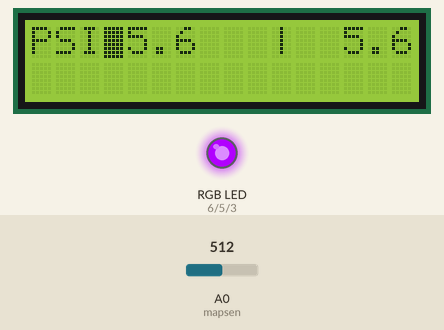
This sketch was run on a simulated Arduino Uno, built with avr-gcc and run on an emulated ATmega328P. Shown: 16×2 character LCD, an RGB LED mixed from three pins (HIGH = lit). The inputs (shaded band) are chosen by the test bench; at power-on: A0 (mapsen) = 512.

Above: at 2.7 s.
2.8 s: A0 (mapsen) set to 920
At 3.5 s:
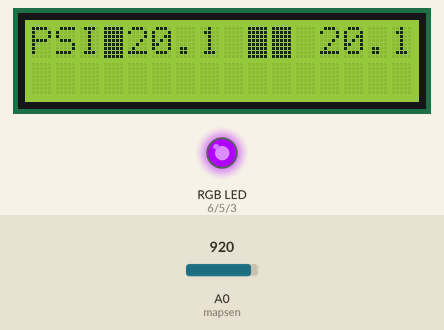
4.3 s: A0 (mapsen) set to 940
At 5.5 s:
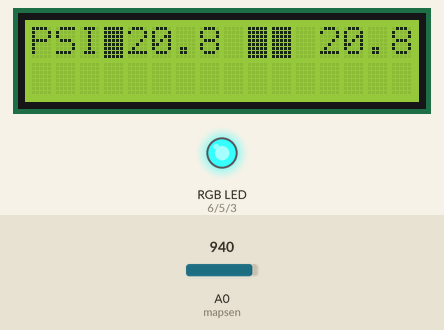
5.8 s: A0 (mapsen) set to 900
At 6.7 s:
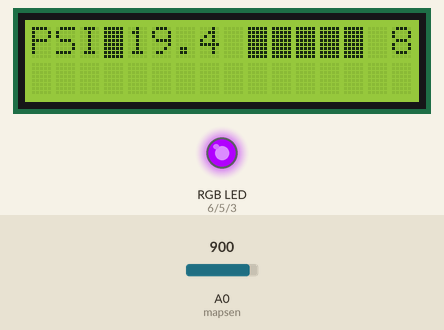
8.8 s: A0 (mapsen) set to 716
At 9.2 s:
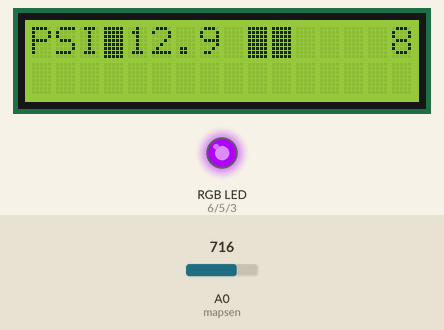
10.3 s: A0 (mapsen) set to 511
At 11.5 s:
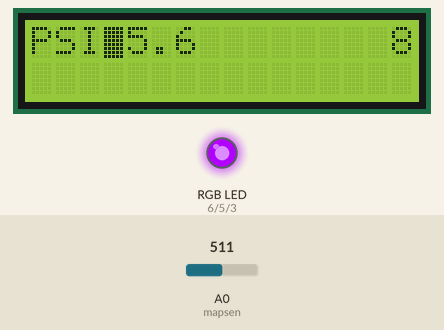
11.8 s: A0 (mapsen) set to 306
At 12.9 s:
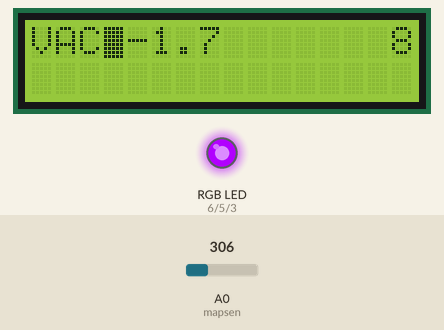
Timing chart, 0 to 14.3 s (numbered marks = the images above; inputs shaded):
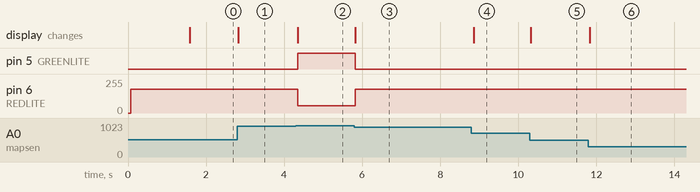

Measured:
- the behaviour switches between 931 and 932 on A0 (mapsen) (found by bisection; images 1 and 2)
- after the input at 2.8 s, the display: changes at once (image 1)
- after the input at 4.3 s, pin 5 (GREENLITE): LOW → HIGH after 0.05 s; pin 6 (REDLITE): 177/255 → 55/255 after 0.05 s; the display: changes after 0.05 s (image 2)
- after the input at 5.8 s, pin 5 (GREENLITE): HIGH → LOW at once; pin 6 (REDLITE): 55/255 → 177/255 at once; the display: changes at once (image 3)
- after the input at 8.8 s, the display: changes after 0.06 s (image 4)
- after the input at 10.3 s, the display: changes at once (image 5)
- after the input at 11.8 s, the display: changes at once (image 6)

The sketch:

example.ino
```cpp
/*
Reads boost from MPX4250AP on Analog 0.
Converts vacuum readings to inHg.
*/
int mapsen = 0; // Set MAP sensor input on Analog port 0
float boost = 0; // Set boost value to 0
float mapval = 0; // Set raw map value to 0
volatile float peakboost = -30.0; // Set peak memory to low number so max displays correctly
float warnpsi = 20.5; // Set PSI for warning
float atmpsi = 13.9637; //Local atmospheric pressure
// include the library code:
#include <LiquidCrystal.h>
#include <LcdBarGraph.h>
#define REDLITE 6 //Red is connected to this Digital pin
#define GREENLITE 5 //Green is connected to this Digital pin
#define BLUELITE 3 //Blue is connected to this Digital pin
// initialize the library with the numbers of the interface pins
LiquidCrystal lcd(7, 8, 9, 10, 11, 12);
// you can change the overall brightness by range 0 -> 255
int brightness =255;
byte lcdNumCols = 16; // -- number of columns in the LCD
byte sensorPin = 0; // -- value for this example
//LiquidCrystal lcd(7, 8, 9, 10, 11, 12); // -- creating LCD instance
LcdBarGraph lbg(&lcd, lcdNumCols);  // -- creating
void setup() {
  // set up the LCD's number of columns and rows:
  lcd.begin(16, 2);
  // Print a message to the LCD.
  lcd.clear();
  setBacklight(100,255,0);
  lcd.setCursor(4,0);
  lcd.print("Welcome");
  lcd.setCursor(4,1);
  lcd.print("Cameron");
  delay (1500);
  lcd.clear();
  lcd.setCursor(10,0);
  lcd.print("|");
}
void loop()
{
  // -- draw bar graph from the analog value readed
  lbg.drawValue( analogRead(sensorPin), 1024);
  // -- do some delay: frequent draw may cause broken visualization
  //delay(100);

 mapval= analogRead(mapsen); //Reads the MAP sensor raw value on analog port 0
 boost = ((((float)mapval/(float)1023+0.04)/.004)*.145)-atmpsi;
  if (boost <0) //If PSI is negative, convert to inHG and display VAC instead of PSI
  {
    //boost = boost*2.036021;
    lcd.setCursor(0,0);
    lcd.print("VAC");
  }
  else
  {
    lcd.setCursor(0,0);
    lcd.print("PSI");
  }
  if (boost > peakboost) //Works the MAX
  {
    peakboost = boost;
    if (peakboost<-10) //Adjusts numbers over
    {
      lcd.setCursor(12,0);
      lcd.print(peakboost,1);
    }
    if (peakboost>-10)
    {
      lcd.setCursor(11,0);
      lcd.write(254);
      lcd.setCursor(12,0);
      lcd.print(peakboost,1);
    }
    if (peakboost >0)
    {
      lcd.setCursor(12,0);
      lcd.write(254);
      lcd.setCursor(13,0);
      lcd.print(peakboost,1);
    }
    if (peakboost >=10)
    {
      lcd.setCursor(12,0);
      lcd.print(peakboost,1);
    }
  }
  if (boost<-10)
  {
    lcd.setCursor(4,0);
    lcd.print(boost,1);
  }
  if (boost>-10)
  {
    lcd.setCursor(8,0);
    lcd.write(254);
    lcd.setCursor(4,0);
    lcd.print(boost,1);
  }
  if (boost >0)
  {
    lcd.setCursor(7,0);
    lcd.write(254);
    lcd.setCursor(4,0);
    lcd.print(boost,1);
  }
  if (boost > warnpsi) //If boost exceeds warnpsi then change backlight color
  {
    setBacklight(255,0,0);
  }
  else
  {
    setBacklight(100,255,0);
  }
  delay(50);
}
void setBacklight(uint8_t r, uint8_t g, uint8_t b) {
  // normalize the red LED - its brighter than the rest!
  r = map(r, 0, 255, 0, 200);
  g = map(g, 0, 255, 0, 255);
  r = map(r, 0, 255, 0, brightness);
  g = map(g, 0, 255, 0, brightness);
  b = map(b, 0, 255, 0, brightness);
  // common anode so invert!
  r = map(r, 0, 255, 255, 0);
  g = map(g, 0, 255, 255, 0);
  b = map(b, 0, 255, 255, 0);
  Serial.print("R = ");
  Serial.print(r, DEC);
  Serial.print(" G = ");
  Serial.print(g, DEC);
  Serial.print(" B = ");
  Serial.println(b, DEC);
  analogWrite(REDLITE, r);
  analogWrite(GREENLITE, g);
  analogWrite(BLUELITE, b);
}
```
